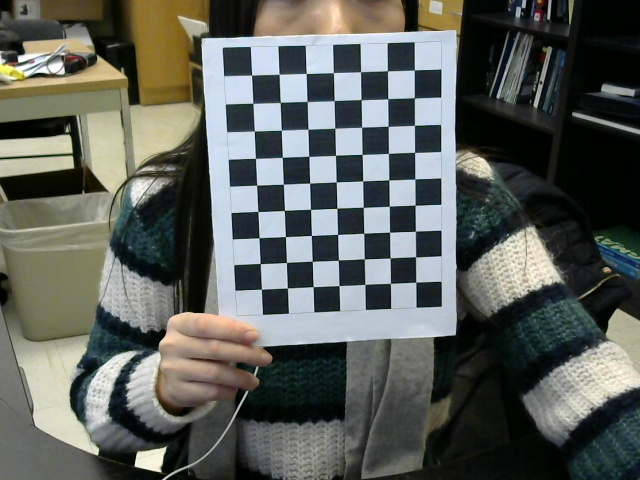
#> input picture camera_calibration_img/1.jpg, 640 x 480 px, given in place of the camera
$ python webcam_processing.py   (older library calls are emulated)
#> lines starting #> are read from the running program, lines starting #| are printed output that depends on the picture; after the words box and inside, x2 and y2 are one past the last pixel; in counts of white or black regions, pixels touching at a corner belong together
import cv2, sys
import numpy as np

#from random import *
#
class video_prcessing():
	def __init__(self):
		cap = cv2.VideoCapture(0)


		while(True):
			ret, frame = cap.read()
#> frame is the input picture: shape (480, 640, 3); mean B, G, R 90.7, 95.9, 92.4
			gray = cv2.cvtColor(frame,cv2.COLOR_BGR2GRAY)
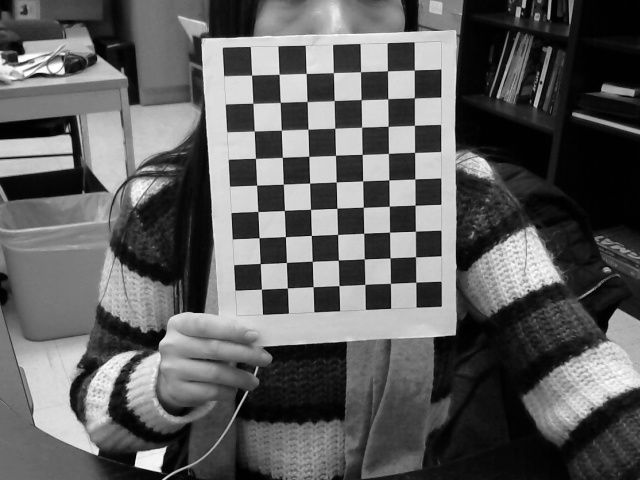
#> gray: shape (480, 640); min 0, max 255, mean 94.2
			clahe = cv2.createCLAHE(clipLimit=1.8, tileGridSize=(3,3))
			cl = clahe.apply(gray)
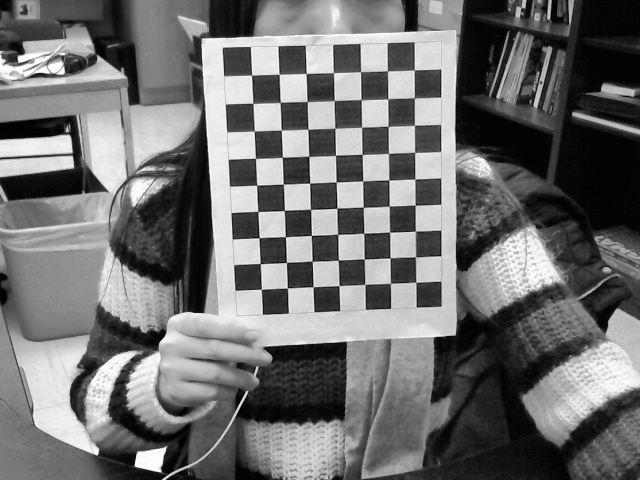
#> cl: shape (480, 640); min 0, max 255, mean 111.6
			blur = cv2.blur(cl,(6,6))
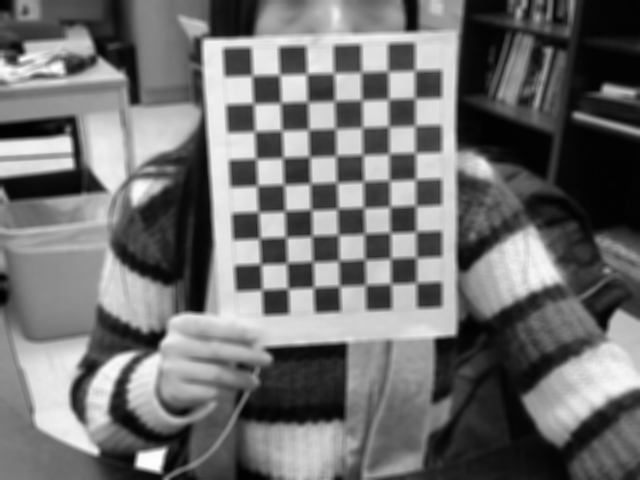
#> blur: shape (480, 640); min 1, max 254, mean 111.7
			#_,mask1 = cv2.threshold(blur,220,255,cv2.THRESH_BINARY)
			blur_inv = cv2.bitwise_not(blur)
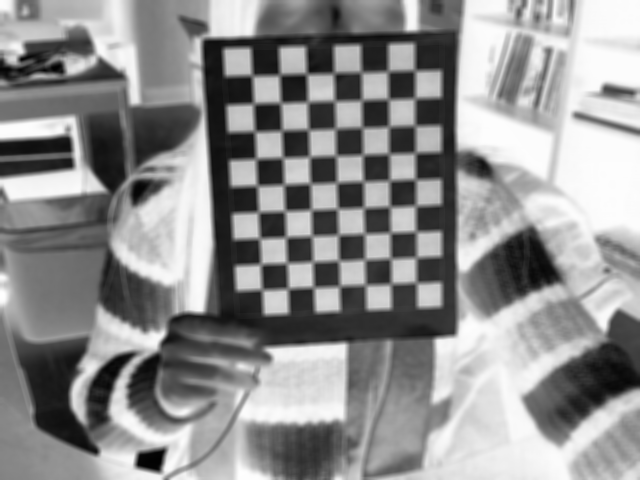
#> blur_inv: shape (480, 640); min 1, max 254, mean 143.3
			#blur_inv = 255-blur
			_,mask2 = cv2.threshold(blur_inv,200,255,cv2.THRESH_BINARY)
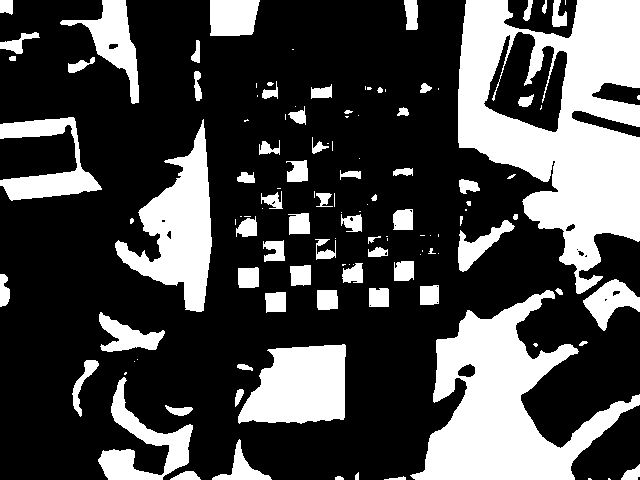
#> mask2: shape (480, 640); 29.2% white; 122 white regions (48 under 20 px), largest, box (x1, y1, x2, y2) and area: (458, 0, 640, 294) 29453, (410, 290, 640, 480) 18619, (115, 119, 212, 312) 8106
			# [15 lines of commented-out code are left out]
			cv2.imshow('frame2',blur_inv)
			#cv2.imshow('frame3',mask2)
			#cv2.imshow('frame4',blur_inv)
			#cv2.imshow('frame',canny)

			if cv2.waitKey(1) & 0xFF == ord('q'):
#> (key q is pressed here)
				break

		cap.release()
		cv2.destroyAllWindows()

test = video_prcessing()

$ run again, on camera_calibration_img/2.jpg
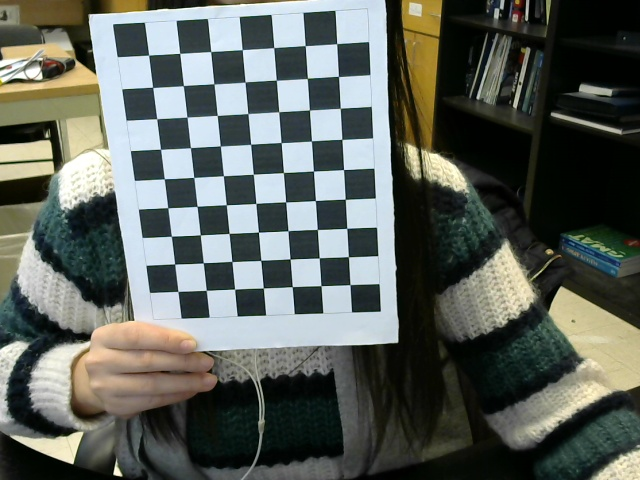
#> input picture camera_calibration_img/2.jpg, 640 x 480 px, given in place of the camera
#> in __init__, frame is the input picture: shape (480, 640, 3); mean B, G, R 91.7, 98, 92.6
#> in __init__, `blur_inv = cv2.bitwise_not(blur)`:
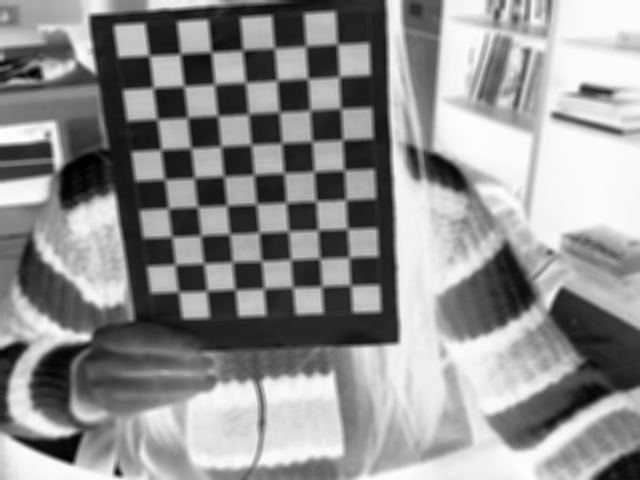
#> blur_inv: shape (480, 640); min 0, max 254, mean 144
#> in __init__, `_,mask2 = cv2.threshold(blur_inv,200,255,cv2.THRESH_BINARY)`:
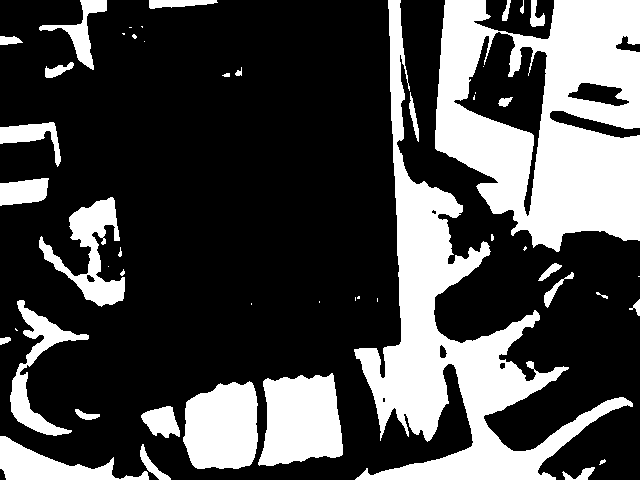
#> mask2: shape (480, 640); 29.2% white; 50 white regions (18 under 20 px), largest, box (x1, y1, x2, y2) and area: (435, 0, 640, 252) 33423, (354, 0, 633, 480) 28674, (258, 373, 343, 466) 6199

$ run again, on camera_calibration_img/3.jpg
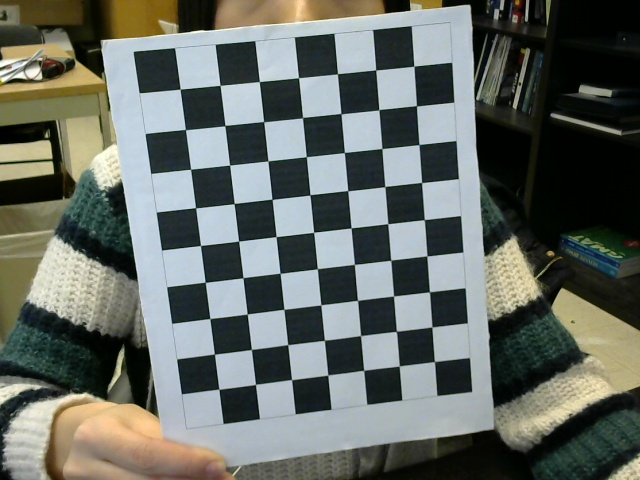
#> input picture camera_calibration_img/3.jpg, 640 x 480 px, given in place of the camera
#> in __init__, frame is the input picture: shape (480, 640, 3); mean B, G, R 100.6, 106.7, 101.4
#> in __init__, `blur_inv = cv2.bitwise_not(blur)`:
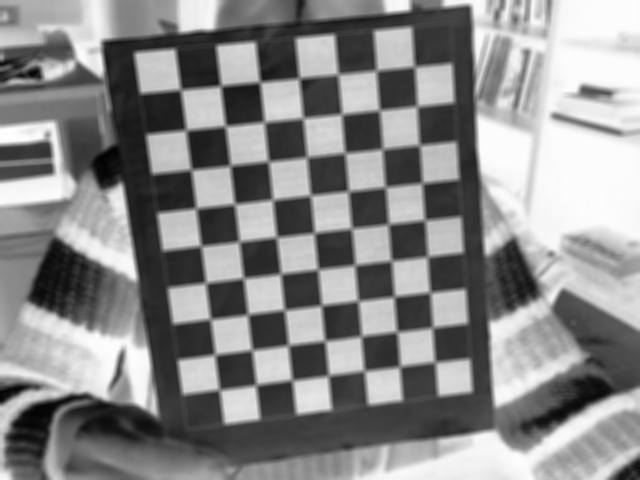
#> blur_inv: shape (480, 640); min 2, max 254, mean 137.1
#> in __init__, `_,mask2 = cv2.threshold(blur_inv,200,255,cv2.THRESH_BINARY)`:
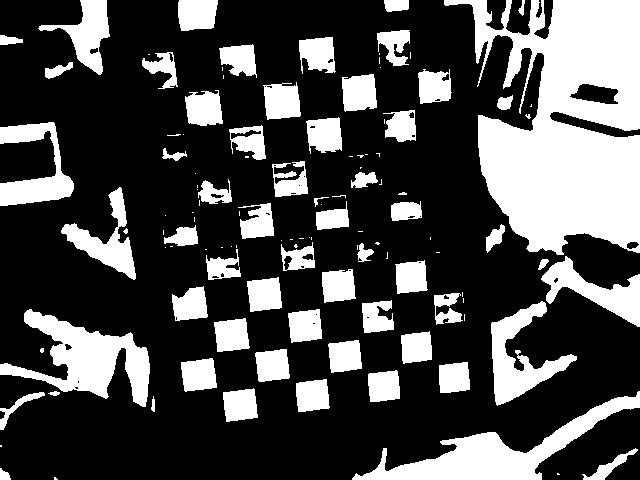
#> mask2: shape (480, 640); 29.5% white; 117 white regions (56 under 20 px), largest, box (x1, y1, x2, y2) and area: (444, 0, 640, 255) 31173, (352, 391, 640, 480) 6803, (0, 309, 150, 407) 5993

$ run again, on camera_calibration_img/4.jpg
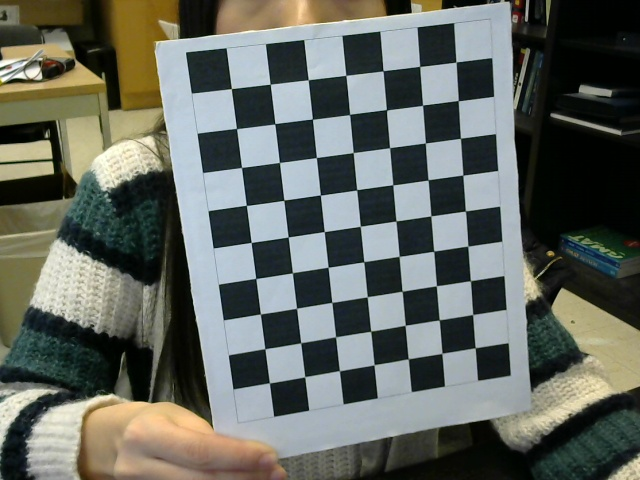
#> input picture camera_calibration_img/4.jpg, 640 x 480 px, given in place of the camera
#> in __init__, frame is the input picture: shape (480, 640, 3); mean B, G, R 96.1, 103.2, 98.8
#> in __init__, `blur_inv = cv2.bitwise_not(blur)`:
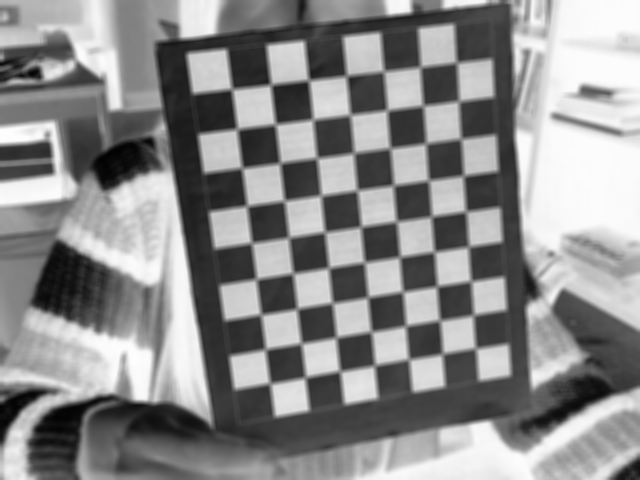
#> blur_inv: shape (480, 640); min 2, max 254, mean 138.9
#> in __init__, `_,mask2 = cv2.threshold(blur_inv,200,255,cv2.THRESH_BINARY)`:
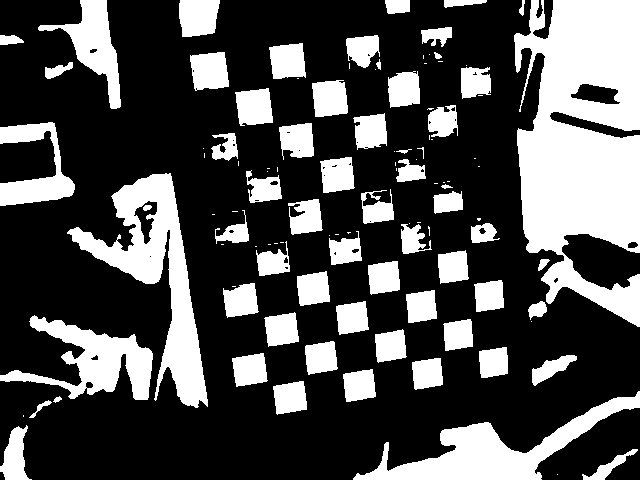
#> mask2: shape (480, 640); 30.5% white; 109 white regions (45 under 20 px), largest, box (x1, y1, x2, y2) and area: (514, 0, 640, 327) 28609, (67, 173, 208, 408) 9839, (353, 391, 640, 480) 7422
